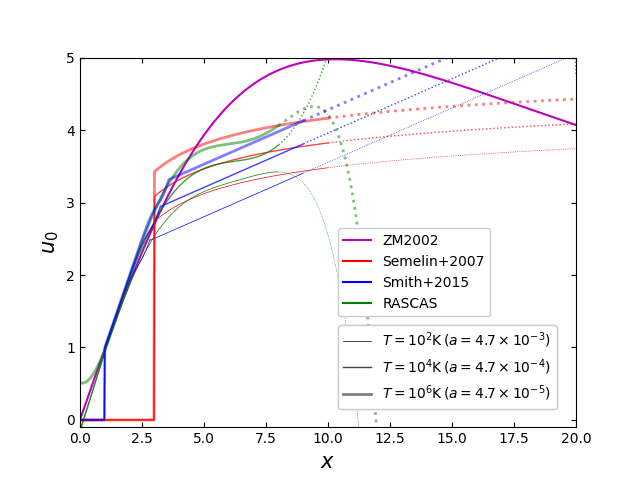

This chart was generated by the following Python code:
import numpy as np
import matplotlib.pyplot as plt
from matplotlib.lines import Line2D
import matplotlib.patches as mpatches

fig, ax = plt.subplots()

ax.xaxis.set_tick_params(which='both', direction='in', top=True)
ax.yaxis.set_tick_params(which='both', direction='in', right=True)

ax.set_xlim(0, 20)
ax.set_ylim(-0.1,5)
ax.set_xlabel(r'$x$', fontsize=15)
ax.set_ylabel(r'$u_0$', fontsize=15)

x=np.linspace(0,20,1000)

# T=10^2K
a=4.7e-3
lga=np.log10(a)
lna=np.log(a)

u0_0=x/(1.01+x/210.0+x*x/105.0)

u0_3=np.zeros(len(x))
for i in range(len(x)):
    if x[i]<3:
       u0_3[i]=0
    else:
       u0_3[i]=1.85-lna/6.73+np.log(np.log(x[i]))
#       u0_3[i]=1.85-lga/6.73+np.log(np.log(x[i]))

z=lga
z2=z*z
u0_4 =(      2.648963 + 2.014446*z + 0.351479*z2
     + x*(-4.058673 - 3.675859*z - 0.640003*z2
     + x*( 3.017395 + 2.117133*z + 0.370294*z2
     + x*(-0.869789 - 0.565886*z - 0.096312*z2
     + x*( 0.110987 + 0.070103*z + 0.011557*z2
     + x*(-0.005200 - 0.003240*z - 0.000519*z2)))))
     )

xcw=6.9184721+81.766279/(lna-14.651253);
u0_5=xcw-1/xcw+0.15*(x-xcw)
for i in range(len(x)):
    if 1<x[i] and x[i]<xcw: u0_5[i]=x[i]-1/(x[i]+np.exp(1-x[i]*x[i])/a)
    if x[i]<=1:             u0_5[i]=0

ax.plot(x,u0_0,color='m')

ax.plot(x[x<10], u0_3[x<10], color='r',linewidth=0.5)
ax.plot(x[x>=10],u0_3[x>=10],color='r',linewidth=0.5,linestyle='dotted')

ax.plot(x[x<8], u0_4[x<8], color='g',linewidth=0.5)
ax.plot(x[x>=8],u0_4[x>=8],color='g',linewidth=0.5,linestyle='dotted')

ax.plot(x[x<9], u0_5[x<9], color='b',linewidth=0.5)
ax.plot(x[x>=9],u0_5[x>=9],color='b',linewidth=0.5,linestyle='dotted')


# T=10^4K
a=4.7e-4
lga=np.log10(a)
lna=np.log(a)

for i in range(len(x)):
    if x[i]<3:
       u0_3[i]=0
    else:
       u0_3[i]=1.85-lna/6.73+np.log(np.log(x[i]))
#       u0_3[i]=1.85-lga/6.73+np.log(np.log(x[i]))

z=lga
z2=z*z
u0_4 =(      2.648963 + 2.014446*z + 0.351479*z2
     + x*(-4.058673 - 3.675859*z - 0.640003*z2
     + x*( 3.017395 + 2.117133*z + 0.370294*z2
     + x*(-0.869789 - 0.565886*z - 0.096312*z2
     + x*( 0.110987 + 0.070103*z + 0.011557*z2
     + x*(-0.005200 - 0.003240*z - 0.000519*z2)))))
     )

xcw=6.9184721+81.766279/(lna-14.651253);
u0_5=xcw-1/xcw+0.15*(x-xcw)
for i in range(len(x)):
    if 1<x[i] and x[i]<xcw: u0_5[i]=x[i]-1/(x[i]+np.exp(1-x[i]*x[i])/a)
    if x[i]<=1:             u0_5[i]=0


ax.plot(x[x<10], u0_3[x<10], color='r',linewidth=1,alpha=0.75)
ax.plot(x[x>=10],u0_3[x>=10],color='r',linewidth=1,alpha=0.75,linestyle='dotted')

ax.plot(x[x<8], u0_4[x<8], color='g',linewidth=1,alpha=0.75)
ax.plot(x[x>=8],u0_4[x>=8],color='g',linewidth=1,alpha=0.75,linestyle='dotted')

ax.plot(x[x<9], u0_5[x<9], color='b',linewidth=1,alpha=0.75)
ax.plot(x[x>=9],u0_5[x>=9],color='b',linewidth=1,alpha=0.75,linestyle='dotted')


# T=10^6K
a=4.7e-5
lga=np.log10(a)
lna=np.log(a)

for i in range(len(x)):
    if x[i]<3:
       u0_3[i]=0
    else:
       u0_3[i]=1.85-lna/6.73+np.log(np.log(x[i]))
#       u0_3[i]=1.85-lga/6.73+np.log(np.log(x[i]))

z=lga
z2=z*z
u0_4 =(      2.648963 + 2.014446*z + 0.351479*z2
     + x*(-4.058673 - 3.675859*z - 0.640003*z2
     + x*( 3.017395 + 2.117133*z + 0.370294*z2
     + x*(-0.869789 - 0.565886*z - 0.096312*z2
     + x*( 0.110987 + 0.070103*z + 0.011557*z2
     + x*(-0.005200 - 0.003240*z - 0.000519*z2)))))
     )

xcw=6.9184721+81.766279/(lna-14.651253);
u0_5=xcw-1/xcw+0.15*(x-xcw)
for i in range(len(x)):
    if 1<x[i] and x[i]<xcw: u0_5[i]=x[i]-1/(x[i]+np.exp(1-x[i]*x[i])/a)
    if x[i]<=1:             u0_5[i]=0


ax.plot(x[x<10], u0_3[x<10], color='r',linewidth=2,alpha=0.5)
ax.plot(x[x>=10],u0_3[x>=10],color='r',linewidth=2,alpha=0.5,linestyle='dotted')

ax.plot(x[x<8], u0_4[x<8], color='g',linewidth=2,alpha=0.5)
ax.plot(x[x>=8],u0_4[x>=8],color='g',linewidth=2,alpha=0.5,linestyle='dotted')

ax.plot(x[x<9], u0_5[x<9], color='b',linewidth=2,alpha=0.5)
ax.plot(x[x>=9],u0_5[x>=9],color='b',linewidth=2,alpha=0.5,linestyle='dotted')


line0 = Line2D([0], [0], label='ZM2002',       color='m')
line3 = Line2D([0], [0], label='Semelin+2007', color='r')
line4 = Line2D([0], [0], label='RASCAS',       color='g')
line5 = Line2D([0], [0], label='Smith+2015',   color='b')

lineT2 = Line2D([0], [0], label=r'$T=10^2{\rm K}\, (a=4.7\times10^{-3})$',color='k',linewidth=0.5,alpha=1)
lineT4 = Line2D([0], [0], label=r'$T=10^4{\rm K}\, (a=4.7\times10^{-4})$',color='k',linewidth=1,alpha=0.75)
lineT6 = Line2D([0], [0], label=r'$T=10^6{\rm K}\, (a=4.7\times10^{-5})$',color='k',linewidth=2,alpha=0.5)

noline = Line2D([0], [0], label='', alpha=0)

legend1=ax.legend(handles=[line0,line3,line5,line4],framealpha=1,loc=[0.52,0.3])
legend2=ax.legend(handles=[lineT2,lineT4,lineT6],framealpha=1,loc=[0.52,0.05])

ax.add_artist(legend1)
ax.add_artist(legend2)

#plt.savefig('u0_cmp.pdf')
plt.savefig('u0_cmp.png')

plt.show()
